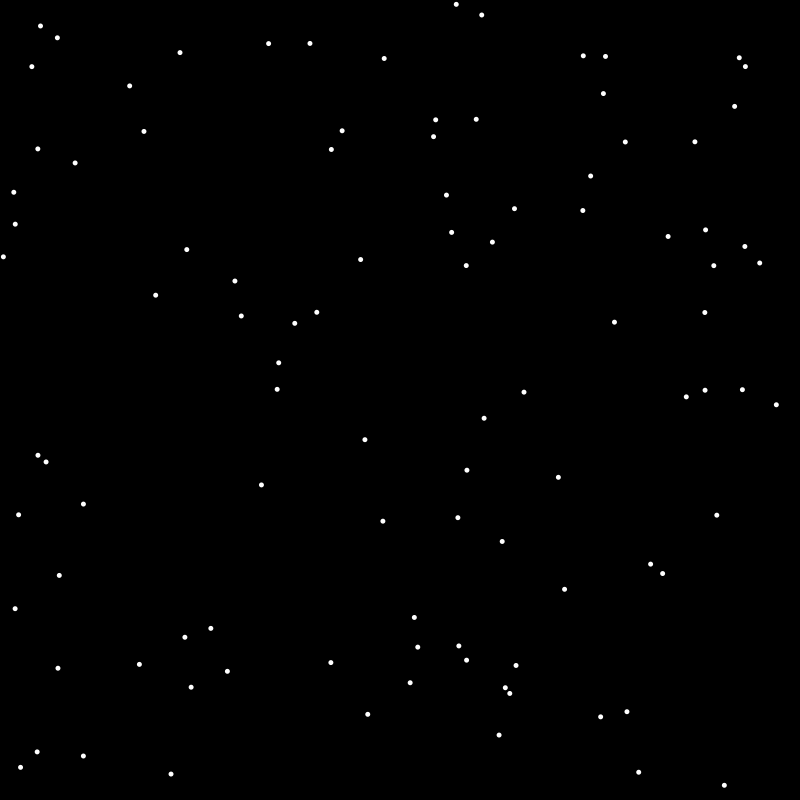
Frame 1 (no input)
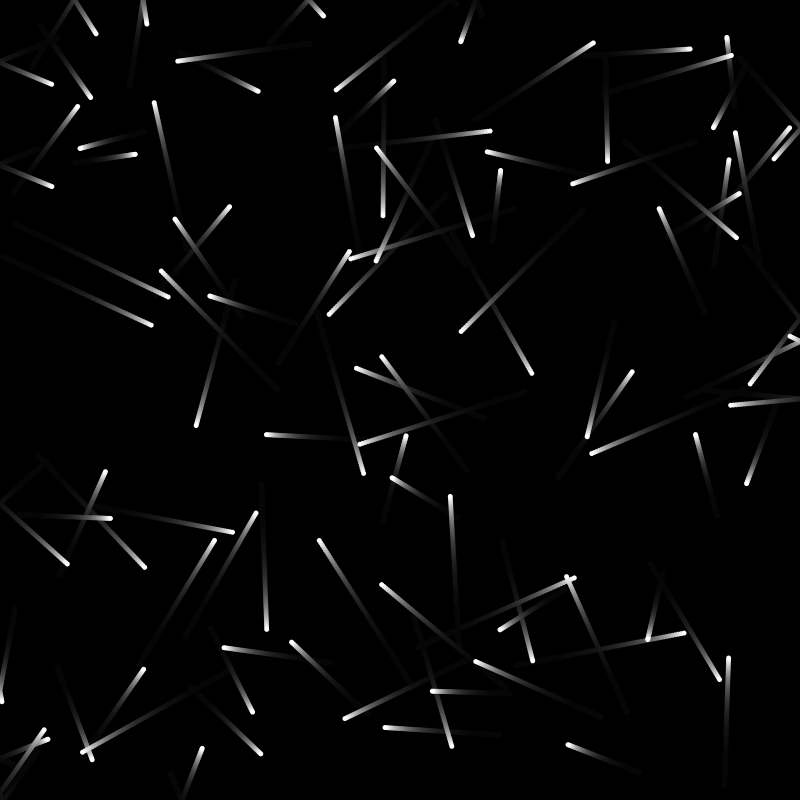
Frame 60 (the mouse pressed at the canvas centre just before this capture)
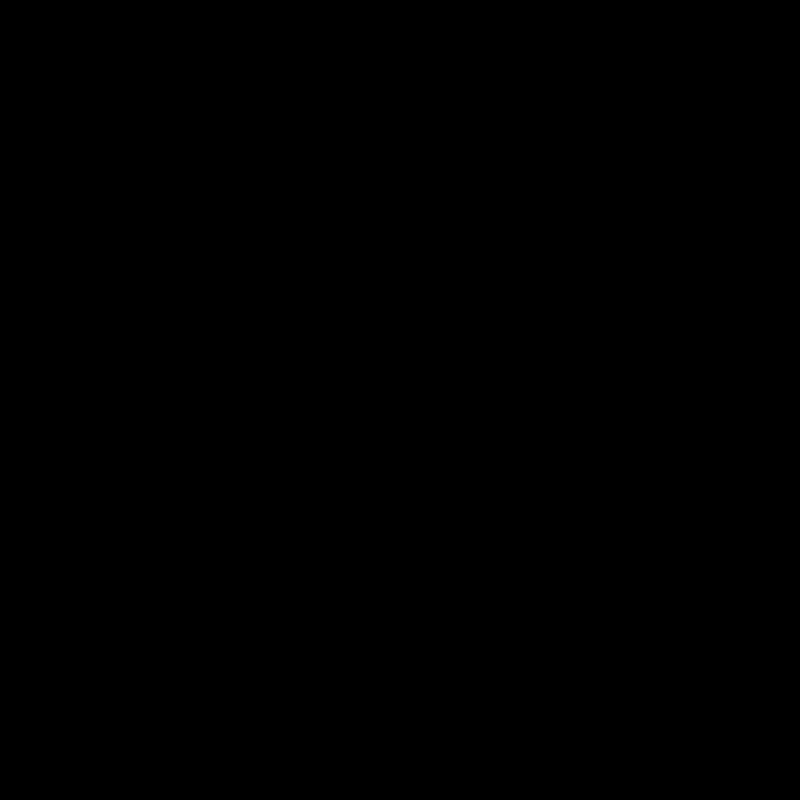
Frame 120 (the mouse held since frame 60 and released just before this capture)

The Processing sketch that drew these frames (run headless with seeded random() and noise(); from frame 60 on, the mouse is pressed at the canvas centre):

// Processing sketch: ParticleTrails
// ── ParticleTrails.pde
ArrayList<Particle> particles;

void setup(){
    size(800,800);
    pixelDensity(2);
    particles = new ArrayList<Particle>();
    for(int i = 0; i < 100; i++){
        particles.add(new Particle());
    }
    background(0);
}
void draw(){
    noStroke();
    fill(0, 20);
    rect(0, 0, width, height);
    for(Particle p : particles){
        p.update();
        p.display();
    }
    if(mousePressed == true){
        // Turns the lights off when the mouse is pressed
        background(0);
    }
}
// ── Particle.pde
// This is the code for the particle class. It has a position, velocity, and acceleration. It also has a method to update its position and a method to display itself.
class Particle {
    PVector position;
    PVector velocity;
    PVector acceleration;
    
    Particle(){
        position = new PVector(random(width), random(height));
        velocity = PVector.random2D().mult(random(1, 3)); // Creates random unitary vector and multiplies it by a random amount between 1 and 3 to give it some speed
        acceleration = new PVector(0, 0); // No acceleration for now
    }
    
    void update(){
        if (position.x < 0 || position.x > width) {
            // Makes it bounce off the walls
            velocity.x *= -1;
        }
        if (position.y < 0 || position.y > height) {
            // Makes it bounce off the floor and ceiling
            velocity.y *= -1;
        }
        velocity.add(acceleration); // Right now this does nothing since acceleration is (0, 0)
        position.add(velocity);
        acceleration.mult(0); // Reset acceleration after applying it (not necessary here since it's always zero, but good practice for when we add forces later)
    }
    
    void display(){
        fill(255);
        ellipse(position.x, position.y, 5, 5);
    }
}
